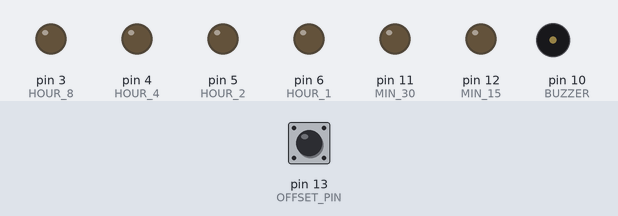
Simulated run of this sketch. Board: Arduino Uno, built with avr-gcc and run on an emulated ATmega328P. Shown: output pins drawn as LEDs (lit = HIGH), buzzer (waves = sounding). Inputs (shaded band) come from the test bench; at power-on: pin 13 (OFFSET_PIN) LOW.

Above: at 2.8 s.
2.9 s: pin 13 (OFFSET_PIN) pulled HIGH for 3.2 s
At 3.3 s:
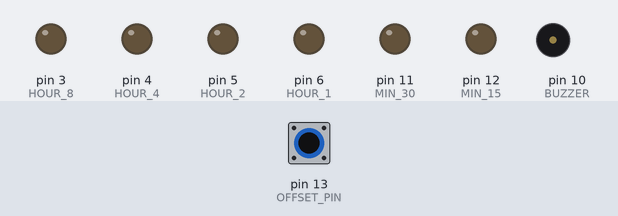
Timing chart, 0 to 6.5 s (numbered marks = the images above; inputs shaded):
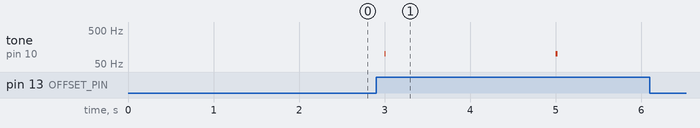

Measured:
- after the input at 2.9 s, tone on pin 10 (BUZZER): alternates 100 Hz for 0.02 s and silent for 2.0 s, 4 changes in all, then stays silent, starting after 0.10 s

The sketch:

fuzzy_binary_alarm.ino
```cpp
/*
 * Fuzzy Binary Alarm Clock
 *
 * Timer for waking up that counts up to 8 hours, then buzzes twice. Once buzz
 * at 8h and again at 8h10m.
 * 6 LEDs indicate the time the clock has been running. Four 5mm LEDs on the left
 * represent the hours. Two 3mm LEDs on the right represent the minutes in
 * 15 minute increments.
 * Pressing the button increases the timer by 10 minutes. A long press decreases
 * the timer by an hour.
 *
 */

// Debug mode
//#define DEBUG

// Define pins
#define HOUR_8 3
#define HOUR_4 4
#define HOUR_2 5
#define HOUR_1 6
#define MIN_30 11
#define MIN_15 12
#define BUZZER 10
#define OFFSET_PIN 13

// Tone variables
unsigned int buzz_durations[] = {500, 1000};
int tone_frequency = 100;
int buzz_delay = 600;
int buzz_count = 0;
long last_buzz = 0;

// Time variables
long seconds;
int minutes;
int hours;

// Offset variables
int minute_increase = 10;
int minute_decrease = 60;
long second_offset = 0;
long press_time;
boolean offset = false;
boolean negative_offset = false;

void blink_minute_leds(int delay_ms) {
  digitalWrite(MIN_30, LOW);
  digitalWrite(MIN_15, HIGH);
  delay(delay_ms);
  digitalWrite(MIN_30, HIGH);
  digitalWrite(MIN_15, LOW);
  delay(delay_ms);
}

void setup() {
  #ifdef DEBUG
    Serial.begin(9600);
  #endif
  pinMode(HOUR_1, OUTPUT);
  pinMode(HOUR_2, OUTPUT);
  pinMode(HOUR_4, OUTPUT);
  pinMode(HOUR_8, OUTPUT);
  pinMode(MIN_15, OUTPUT);
  pinMode(MIN_30, OUTPUT);
  pinMode(BUZZER, OUTPUT);
  pinMode(OFFSET_PIN, INPUT);
  digitalWrite(HOUR_8, LOW);
}

void loop() {
  seconds = millis()/1000 + second_offset;
  minutes = (seconds / 60) % 60;
  hours = seconds / 3600;

  #ifdef DEBUG
    // Make each real-time second equal 15 minutes in debug mode
    seconds = millis()/1000 * 900 + second_offset;
    minutes = (seconds / 60) % 60;
    hours = seconds / 3600;
    Serial.print(hours);
    Serial.print(":");
    Serial.println(minutes);
  #endif

  // Detect if button is pressed
  while (digitalRead(OFFSET_PIN) == HIGH) {
    if (! offset) {
      tone(BUZZER, tone_frequency, 10);
      offset = true;
      press_time = millis();
    }
    // Detect if button is pressed for over 2 seconds
    if (! negative_offset & ((millis() - press_time) > 2000)) {
      tone(BUZZER, tone_frequency, 20);
      negative_offset = true;
    }
    delay(50);
  }

  // Offset time
  if (offset) {
    if (negative_offset) {
      second_offset -= minute_decrease * 60;
      #ifdef DEBUG
        Serial.print("Offset by -");
        Serial.print(minute_decrease);
        Serial.println(" minutes.");
      #endif
    } else {
      second_offset += minute_increase * 60;
      #ifdef DEBUG
        Serial.print("Offset by +");
        Serial.print(minute_increase);
        Serial.println(" minutes.");
      #endif
    }
    offset = false;
    negative_offset = false;
  }

  // LED 0100 00
  if (hours >=4) {
    digitalWrite(HOUR_4, HIGH);
  } else {
    digitalWrite(HOUR_4, LOW);
  }

  // LED 0010 00
  if (hours == 2 | hours == 3 | hours == 6 | hours == 7) {
    digitalWrite(HOUR_2, HIGH);
  } else {
    digitalWrite(HOUR_2, LOW);
  }

  // LED 0001 00
  if (hours == 1 | hours == 3 | hours == 5 | hours == 7) {
    digitalWrite(HOUR_1, HIGH);
  } else {
    digitalWrite(HOUR_1, LOW);
  }

  // LED 0000 10
  if (minutes >= 30) {
    digitalWrite(MIN_30, HIGH);
  } else {
    digitalWrite(MIN_30, LOW);
  }

  // LED 0000 01
  if ((minutes >= 15 & minutes < 30) | (minutes >= 45)) {
    digitalWrite(MIN_15, HIGH);
  } else {
    digitalWrite(MIN_15, LOW);
  }

  // All LEDs on after 8 hours
  if (hours >= 8) {
    digitalWrite(HOUR_8, HIGH);
    digitalWrite(HOUR_4, HIGH);
    digitalWrite(HOUR_2, HIGH);
    digitalWrite(HOUR_1, HIGH);

    // Buzz after 8 hours
    if ( ((seconds - last_buzz) > buzz_delay) &
         (buzz_count < sizeof(buzz_durations)/sizeof(int)) ) {
      #ifdef DEBUG
         Serial.println("Buzzing!");
      #endif
      tone(BUZZER, tone_frequency, buzz_durations[buzz_count]);
      buzz_count++;
      last_buzz = seconds;
    }

    // After buzzing the set number of times, blink the minute LEDs continuously
    while (buzz_count >= sizeof(buzz_durations)/sizeof(int)) {
      blink_minute_leds(500);
    }
  }

  delay(1000);
}
```
